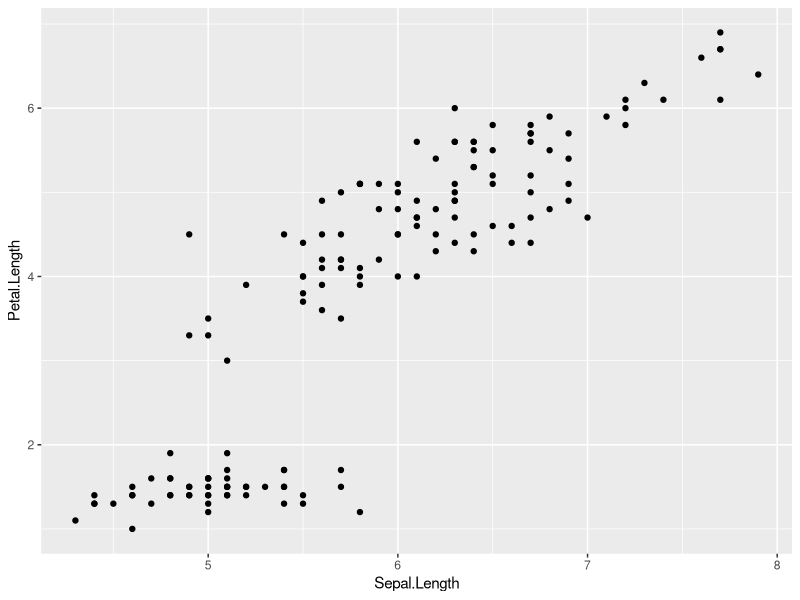
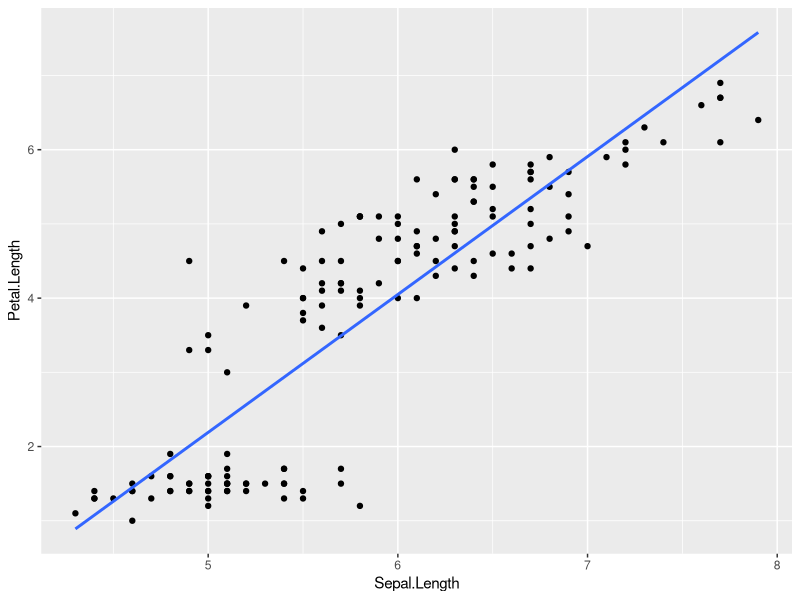
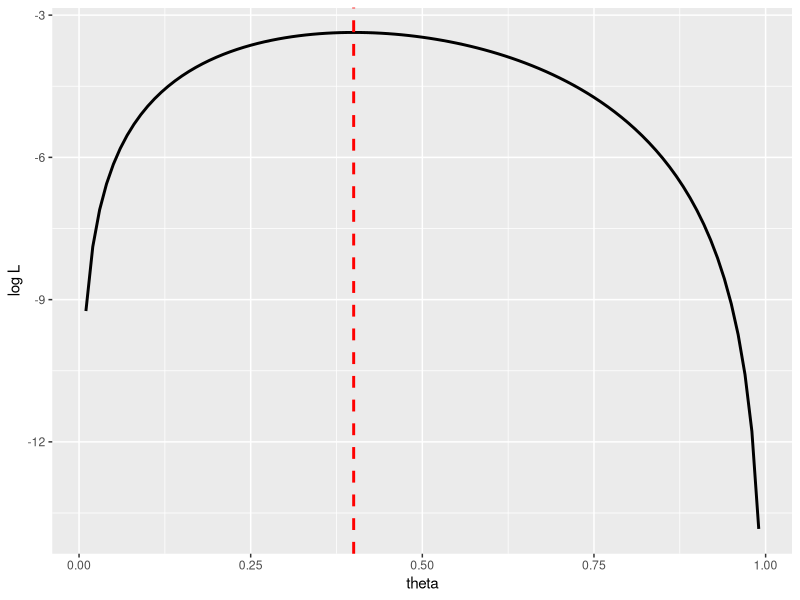
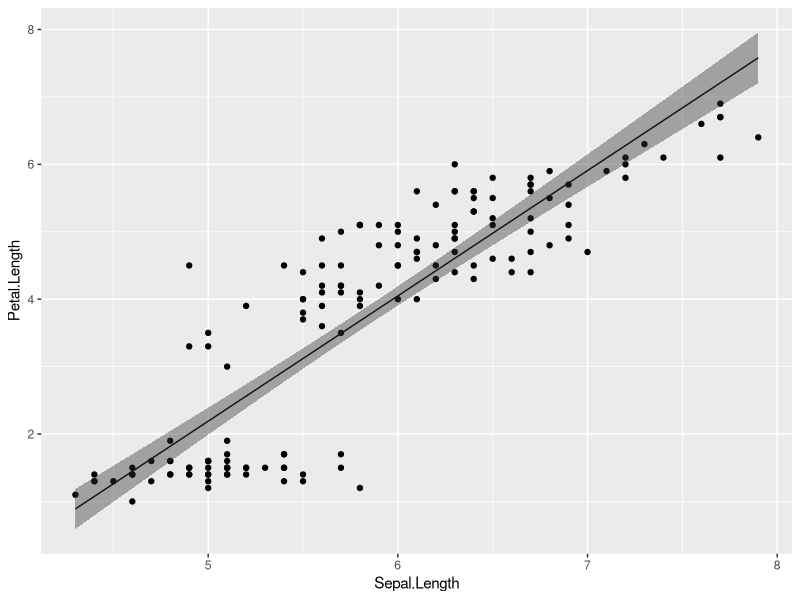
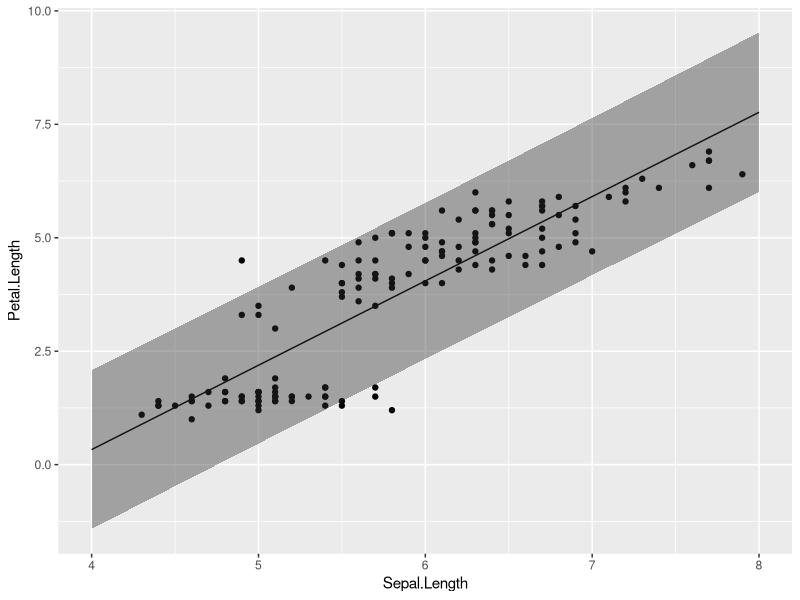

Write the R code that produced these figures, in order.
## ---- chunk 1
knitr::opts_chunk$set(echo = TRUE)
library(tidyverse)
set.seed(1)
## ---- chunk 2
p = ggplot() + 
  geom_point(data = iris, aes(x = Sepal.Length, y = Petal.Length))
p
## ---- chunk 3
result = lm(data = iris, Petal.Length ~ 1 + Sepal.Length) 
## ---- chunk 4
summary(result)
## ---- chunk 5
p = ggplot() + 
  geom_point(data = iris, aes(x = Sepal.Length, y = Petal.Length)) +
  geom_smooth(data = iris, aes(x = Sepal.Length, y = Petal.Length), formula = y~x, method = "lm", se = FALSE)
p

## ---- chunk 6

D = c(1, 0, 1, 0, 0) #観測データのベクトル：1=表，0=裏とする

#対数尤度を求める関数
LogLikelihood = function(x){
  return(function(theta){
    L = 1
    for(i in 1:length(x)){
      L = L * theta^(x[i]) * (1-theta)^(1-x[i])
    }
    return(log(L))
  })
}

#optimize関数で，対数尤度が最も高くなるパラメータthetaを推定する
result_mlm = optimize(f = LogLikelihood(D), c(0, 1), maximum=TRUE) 

result_mlm

## ---- chunk 7

#図示する
theta = seq(0.01,0.99,0.01)
logL = log(theta)+log(1-theta)+log(theta)+log(1-theta) + log(1-theta)

data_mlm = data.frame(x=theta, y=logL)

ggplot() +
  geom_line(data=data_mlm, aes(x=x, y= y), size=1) + 
  geom_vline(xintercept = result_mlm$maximum, linetype="dashed", colour="red", size=1) +
  labs(x ="theta", y= "log L") 

## ---- chunk 8

result = lm(data = iris, Petal.Length ~ 1 + Sepal.Length) 

result_conf = predict(result, interval = "confidence", level = 0.95)

## ---- chunk 9
head(result_conf)
## ---- chunk 10

plot_conf = cbind(iris, result_conf) #実測値のデータと予測値のデータを結合する。

ggplot() + 
  geom_point(data = plot_conf, aes(x = Sepal.Length, y = Petal.Length)) + 
  geom_line(data = plot_conf, aes(x = Sepal.Length, y = fit)) + 
  geom_ribbon(data = plot_conf, aes(x = Sepal.Length, ymax = upr, ymin = lwr), alpha = 0.4) 
## ---- chunk 11

result = lm(data = iris, Petal.Length ~ 1 + Sepal.Length) 

new = data.frame(Sepal.Length = seq(4, 8, 0.1)) #0.1刻みで4から8まで範囲の数値ベクトルを入れたデータを仮に作る

result_pred = predict(result, newdata = new, interval = "prediction", level = 0.95) #newdataに先ほど作成した仮のデータを入れる。

head(result_pred) #仮データの数値に対応する予測区間が求められる

## ---- chunk 12

plot_pred = data.frame(Sepal.Length = seq(4, 8, 0.1), result_pred) #予測区間のデータを作成する

ggplot() + 
  geom_point(data = iris, aes(x = Sepal.Length, y = Petal.Length)) + 
  geom_line(data = plot_pred, aes(x = Sepal.Length, y = fit)) + 
  geom_ribbon(data = plot_pred, aes(x = Sepal.Length, ymax = upr, ymin = lwr), alpha = 0.4) 
## ---- chunk 13
head(trees)
## ---- chunk 14

summary(lm(data = trees, Height ~ 1 + Girth))
## ---- chunk 15

summary(lm(data = trees, Height ~ 1 + Volume))
